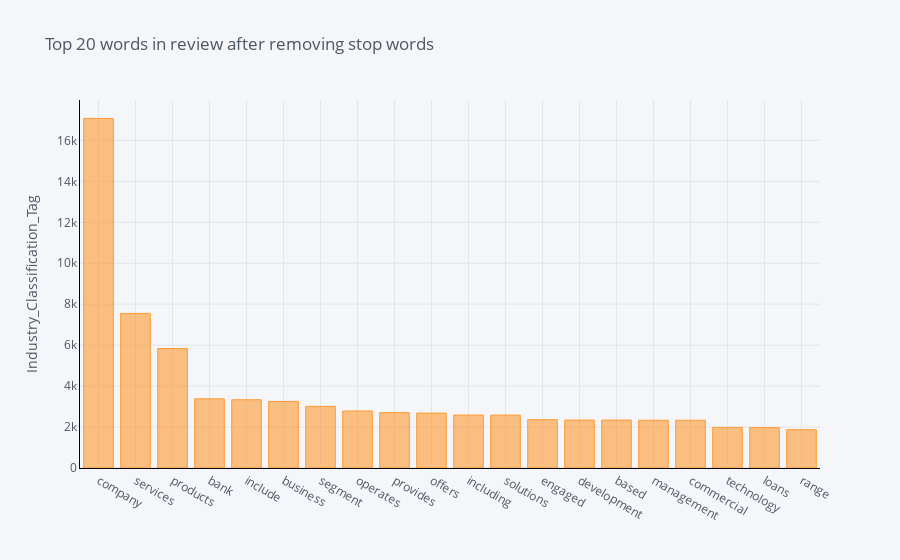

Notebook code for this chart:
### Code cell
common_words = get_top_n_words(train['Business_Description'], 20)
for word, freq in common_words:
    print(word, freq)
df2 = pd.DataFrame(common_words, columns = ['Business_Description' , 'Industry_Classification_Tag'])
df2.groupby('Business_Description').sum()['Industry_Classification_Tag'].sort_values(ascending=False).iplot(
    kind='bar', yTitle='Industry_Classification_Tag', linecolor='black', title='Top 20 words in review after removing stop words')

### Figure 1 — Plotly figure (JSON) as saved in the notebook; plotly's stock layout.template omitted (floating-point values rounded to 4 significant figures)
{"data": [{"name": "Industry_Classification_Tag", "text": "", "y": [17076, 7551, 5837, 3378, 3333, 3249, 3010, 2785, 2704, 2682, 2586, 2584, 2361, 2342, 2342, 2333, 2333, 1984, 1973, 1872], "marker": {"color": "rgba(255, 153, 51, 0.6)", "line": {"color": "rgba(255, 153, 51, 1.0)", "width": 1}}, "x": ["company", "services", "products", "bank", "include", "business", "segment", "operates", "provides", "offers", "including", "solutions", "engaged", "development", "based", "management", "commercial", "technology", "loans", "range"], "type": "bar", "orientation": "v"}], "layout": {"title": {"text": "Top 20 words in review after removing stop words", "font": {"color": "#4D5663"}}, "paper_bgcolor": "#F5F6F9", "plot_bgcolor": "#F5F6F9", "yaxis": {"tickfont": {"color": "#4D5663"}, "title": {"text": "Industry_Classification_Tag", "font": {"color": "#4D5663"}}, "showgrid": true, "zerolinecolor": "#E1E5ED", "gridcolor": "#E1E5ED", "linecolor": "black"}, "xaxis": {"tickfont": {"color": "#4D5663"}, "title": {"text": "", "font": {"color": "#4D5663"}}, "showgrid": true, "zerolinecolor": "#E1E5ED", "gridcolor": "#E1E5ED", "linecolor": "black"}, "legend": {"bgcolor": "#F5F6F9", "font": {"color": "#4D5663"}}}}
